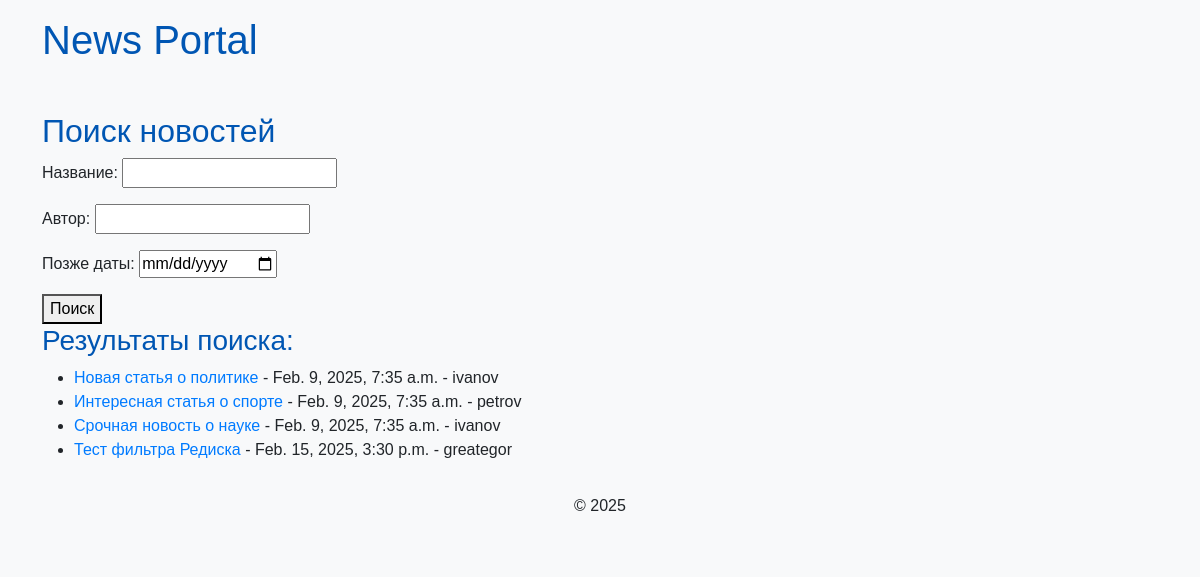
Page /news/search/ on the earlier database version.
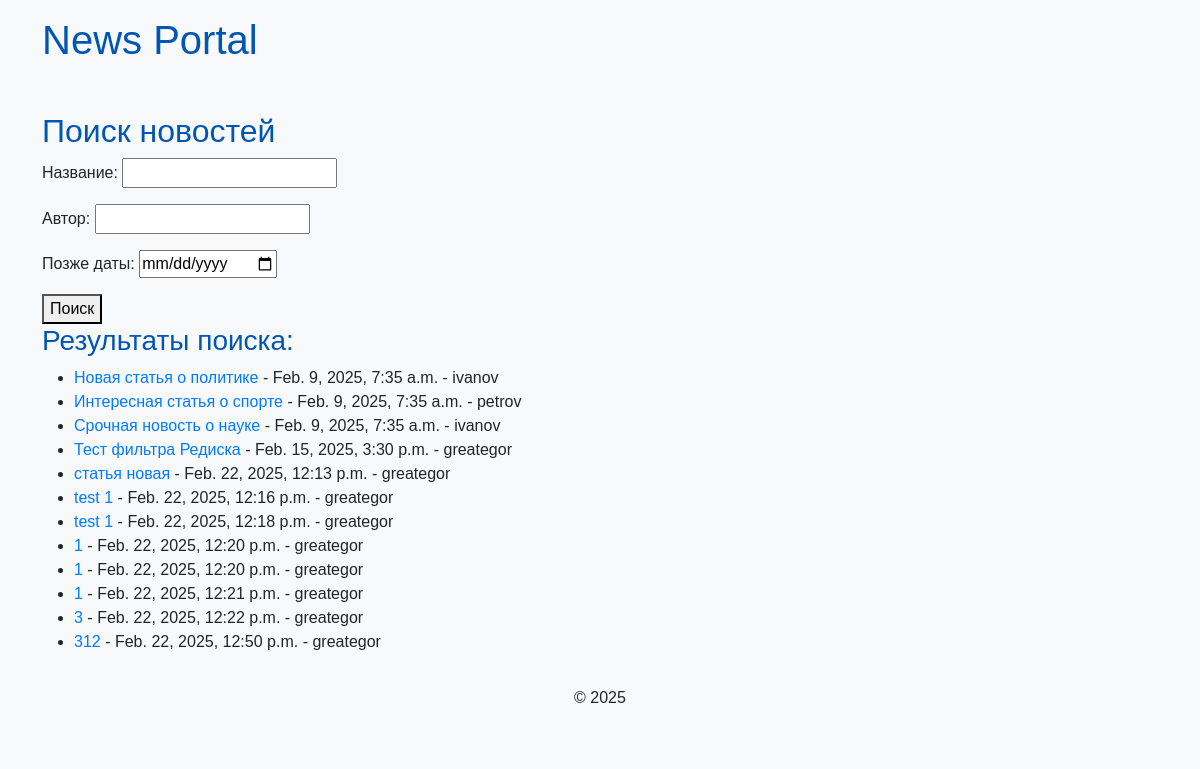
Same page on the later database version.
### news/models.py (models this page shows, shortened)
class Post(models.Model):
    ARTICLE = 'AR'
    NEWS = 'NW'
    POST_TYPES = [
        (ARTICLE, 'Статья'),
        (NEWS, 'Новость'),
    ]
    author = models.ForeignKey(Author, on_delete=models.CASCADE)
    post_type = models.CharField(max_length=2, choices=POST_TYPES, default=NEWS)
    date_created = models.DateTimeField(auto_now_add=True)
    categories = models.ManyToManyField(Category, through='PostCategory')
    title = models.CharField(max_length=255)
    text = models.TextField()
    rating = models.IntegerField(default=0)

class Author(models.Model):
    user = models.OneToOneField(User, on_delete=models.CASCADE)
    rating = models.IntegerField(default=0)
    def __str__(self):  # Для удобства отображения в админке
        return f'{self.user.username}'

### news/views.py (the view)
# urls.py: path('news/search/', views.news_search, name='news_search'), #URL для поиска
def news_search(request):
    form = NewsSearchForm(request.GET)  # Заполняем форму данными из GET-запроса
    news = Post.objects.all()  # Получаем все новости (изначально)
    if form.is_valid():
        title = form.cleaned_data.get('title')
        author = form.cleaned_data.get('author')
        date_after = form.cleaned_data.get('date_after')
        if title:
            news = news.filter(title__icontains=title)  # Поиск по названию
        if author:
            news = news.filter(
                author__user__username__icontains=author)  # Поиск по автору (предполагается поле author в модели)
        if date_after:
            news = news.filter(date_created__gte=date_after)  # Дата позже указанной
    context = {
        'form': form,
        'news': news,
    }
    return render(request, 'news/news_search.html', context)

### news/forms.py
class NewsSearchForm(forms.Form):
    title = forms.CharField(label='Название', required=False)
    author = forms.CharField(label='Автор', required=False)
    date_after = forms.DateField(label='Позже даты', required=False, widget=forms.DateInput(attrs={'type': 'date'}))  # Указываем тип для HTML5
    def clean_date_after(self): # Если нужно, добавляем валидацию даты
        date_after = self.cleaned_data.get('date_after')
        return date_after

### templates/news/news_search.html (shortened to what this page needs)
{% extends 'default.html' %}
{% block content %}
    <h2>Поиск новостей</h2>
    <form method="get">
        {{ form.as_p }}
        <button type="submit">Поиск</button>
    </form>
    {% if news %}
        <h3>Результаты поиска:</h3>
        <ul>
            {% for item in news %}
                <li><a href="{% url 'news_detail' item.id %}">{{ item.title }}</a> - {{ item.date_created }} - {{ item.author }}</li>
            {% endfor %}
        </ul>
    {% else %}
        <p>Ничего не найдено.</p>
    {% endif %}
{% endblock %}

Differences in the rows shown:
added Post: title "статья новая", date_created "Feb. 22, 2025, 12:13 p.m.", author "greategor"
added Post: title "test 1", date_created "Feb. 22, 2025, 12:16 p.m.", author "greategor"
added Post: title "test 1", date_created "Feb. 22, 2025, 12:18 p.m.", author "greategor"
added Post: title "1", date_created "Feb. 22, 2025, 12:20 p.m.", author "greategor"
added Post: title "1", date_created "Feb. 22, 2025, 12:20 p.m.", author "greategor"
added Post: title "1", date_created "Feb. 22, 2025, 12:21 p.m.", author "greategor"
added Post: title "3", date_created "Feb. 22, 2025, 12:22 p.m.", author "greategor"
added Post: title "312", date_created "Feb. 22, 2025, 12:50 p.m.", author "greategor"
